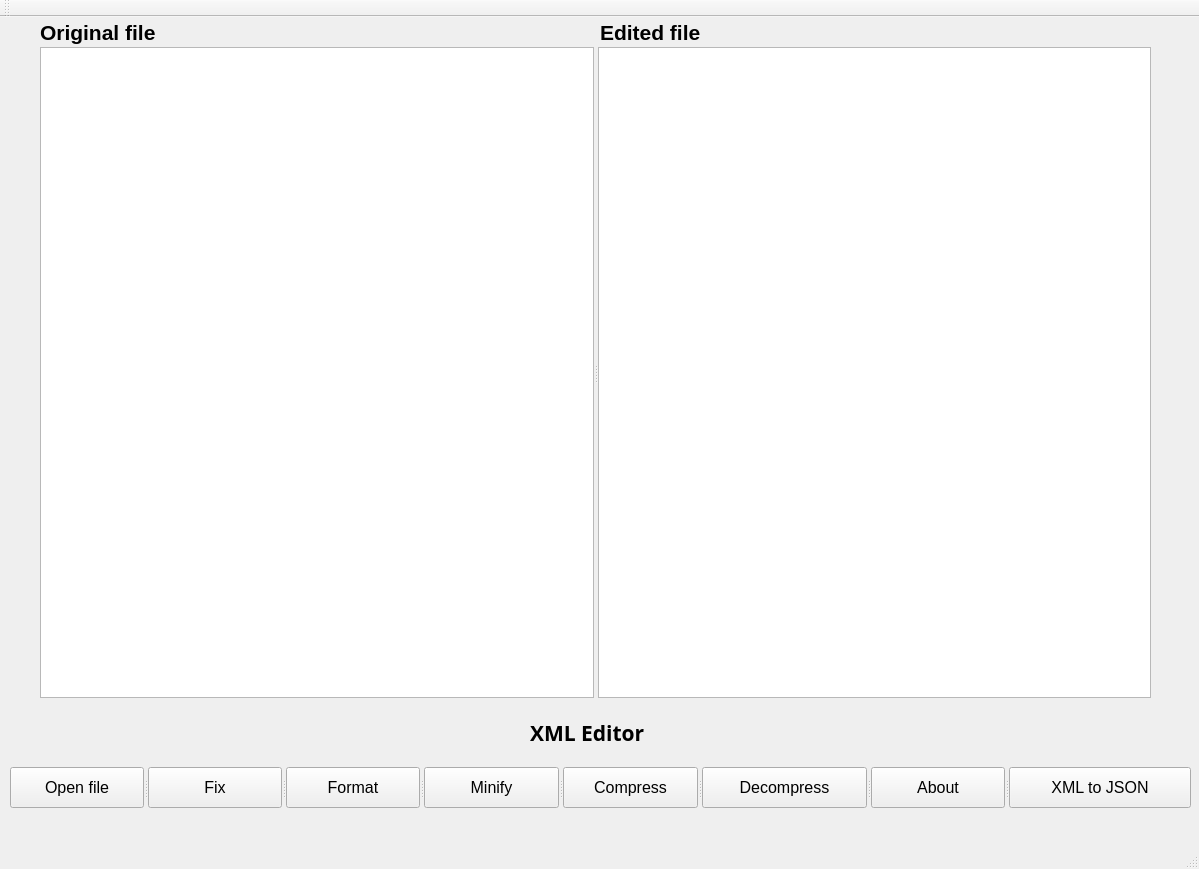
<?xml version="1.0" encoding="UTF-8"?>
<ui version="4.0">
 <class>MainWindow</class>
 <widget class="QMainWindow" name="MainWindow">
  <property name="geometry">
   <rect>
    <x>0</x>
    <y>0</y>
    <width>1199</width>
    <height>869</height>
   </rect>
  </property>
  <property name="windowTitle">
   <string>MainWindow</string>
  </property>
  <property name="windowIcon">
   <iconset>
    <normaloff>../build-XML-EDITOR-Desktop_Qt_5_6_0_MinGW_32bit-Release/release/MainIcon.png</normaloff>../build-XML-EDITOR-Desktop_Qt_5_6_0_MinGW_32bit-Release/release/MainIcon.png</iconset>
  </property>
  <property name="windowOpacity">
   <double>1.000000000000000</double>
  </property>
  <property name="autoFillBackground">
   <bool>false</bool>
  </property>
  <property name="iconSize">
   <size>
    <width>50</width>
    <height>50</height>
   </size>
  </property>
  <widget class="QWidget" name="centralWidget">
   <widget class="QPushButton" name="pushButton_8">
    <property name="geometry">
     <rect>
      <x>1230</x>
      <y>380</y>
      <width>141</width>
      <height>51</height>
     </rect>
    </property>
    <property name="text">
     <string>PushButton</string>
    </property>
   </widget>
   <widget class="QLabel" name="label">
    <property name="geometry">
     <rect>
      <x>40</x>
      <y>0</y>
      <width>181</width>
      <height>31</height>
     </rect>
    </property>
    <property name="font">
     <font>
      <pointsize>16</pointsize>
      <weight>75</weight>
      <bold>true</bold>
     </font>
    </property>
    <property name="text">
     <string>Original file</string>
    </property>
   </widget>
   <widget class="QLabel" name="label_2">
    <property name="geometry">
     <rect>
      <x>600</x>
      <y>0</y>
      <width>111</width>
      <height>31</height>
     </rect>
    </property>
    <property name="font">
     <font>
      <pointsize>16</pointsize>
      <weight>75</weight>
      <bold>true</bold>
     </font>
    </property>
    <property name="text">
     <string>Edited file</string>
    </property>
   </widget>
   <widget class="QSplitter" name="splitter_2">
    <property name="geometry">
     <rect>
      <x>40</x>
      <y>30</y>
      <width>1111</width>
      <height>651</height>
     </rect>
    </property>
    <property name="orientation">
     <enum>Qt::Horizontal</enum>
    </property>
    <widget class="QPlainTextEdit" name="Original_File_plainTextEdit"/>
    <widget class="QPlainTextEdit" name="Edited_File_plainTextEdit"/>
   </widget>
   <widget class="QLabel" name="label_3">
    <property name="geometry">
     <rect>
      <x>530</x>
      <y>700</y>
      <width>161</width>
      <height>31</height>
     </rect>
    </property>
    <property name="font">
     <font>
      <family>Arial Black</family>
      <pointsize>16</pointsize>
      <weight>75</weight>
      <bold>true</bold>
     </font>
    </property>
    <property name="text">
     <string>XML Editor</string>
    </property>
   </widget>
   <widget class="QSplitter" name="splitter_4">
    <property name="geometry">
     <rect>
      <x>10</x>
      <y>750</y>
      <width>1181</width>
      <height>41</height>
     </rect>
    </property>
    <property name="orientation">
     <enum>Qt::Horizontal</enum>
    </property>
    <widget class="QSplitter" name="splitter">
     <property name="orientation">
      <enum>Qt::Horizontal</enum>
     </property>
     <widget class="QSplitter" name="splitter_3">
      <property name="orientation">
       <enum>Qt::Horizontal</enum>
      </property>
      <widget class="QPushButton" name="Openfile">
       <property name="font">
        <font>
         <pointsize>12</pointsize>
        </font>
       </property>
       <property name="text">
        <string>Open file</string>
       </property>
      </widget>
      <widget class="QPushButton" name="Fix">
       <property name="font">
        <font>
         <pointsize>12</pointsize>
        </font>
       </property>
       <property name="text">
        <string>Fix</string>
       </property>
      </widget>
      <widget class="QPushButton" name="Format">
       <property name="font">
        <font>
         <pointsize>12</pointsize>
        </font>
       </property>
       <property name="text">
        <string>Format</string>
       </property>
      </widget>
      <widget class="QPushButton" name="Minify">
       <property name="font">
        <font>
         <pointsize>12</pointsize>
        </font>
       </property>
       <property name="text">
        <string>Minify</string>
       </property>
      </widget>
      <widget class="QPushButton" name="Compress">
       <property name="font">
        <font>
         <pointsize>12</pointsize>
        </font>
       </property>
       <property name="text">
        <string>Compress</string>
       </property>
      </widget>
      <widget class="QPushButton" name="Decompress">
       <property name="font">
        <font>
         <pointsize>12</pointsize>
        </font>
       </property>
       <property name="text">
        <string>Decompress</string>
       </property>
      </widget>
      <widget class="QPushButton" name="About">
       <property name="font">
        <font>
         <pointsize>12</pointsize>
        </font>
       </property>
       <property name="text">
        <string>About</string>
       </property>
      </widget>
     </widget>
    </widget>
    <widget class="QPushButton" name="XMLtoJSON">
     <property name="font">
      <font>
       <pointsize>12</pointsize>
      </font>
     </property>
     <property name="text">
      <string>XML to JSON</string>
     </property>
    </widget>
   </widget>
  </widget>
  <widget class="QMenuBar" name="menuBar">
   <property name="geometry">
    <rect>
     <x>0</x>
     <y>0</y>
     <width>1199</width>
     <height>21</height>
    </rect>
   </property>
  </widget>
  <widget class="QToolBar" name="mainToolBar">
   <attribute name="toolBarArea">
    <enum>TopToolBarArea</enum>
   </attribute>
   <attribute name="toolBarBreak">
    <bool>false</bool>
   </attribute>
  </widget>
  <widget class="QStatusBar" name="statusBar"/>
 </widget>
 <layoutdefault spacing="6" margin="11"/>
 <resources/>
 <connections/>
</ui>
